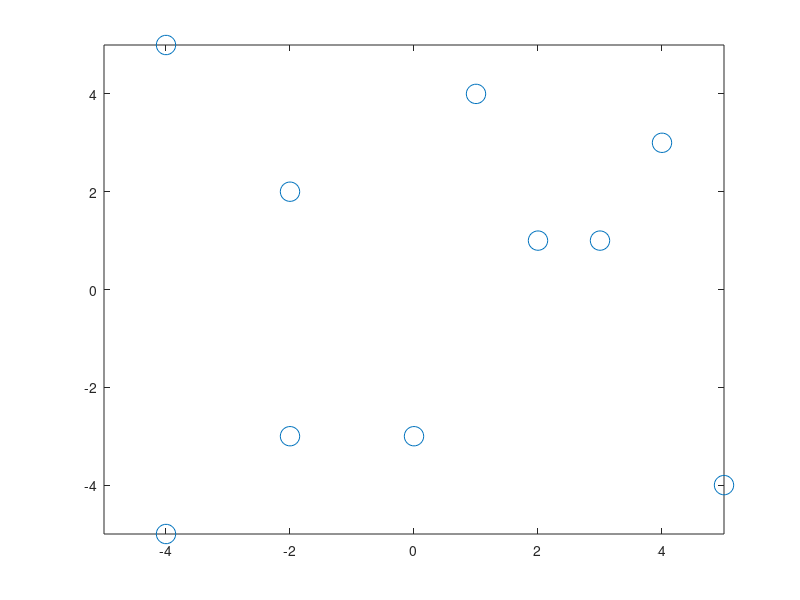
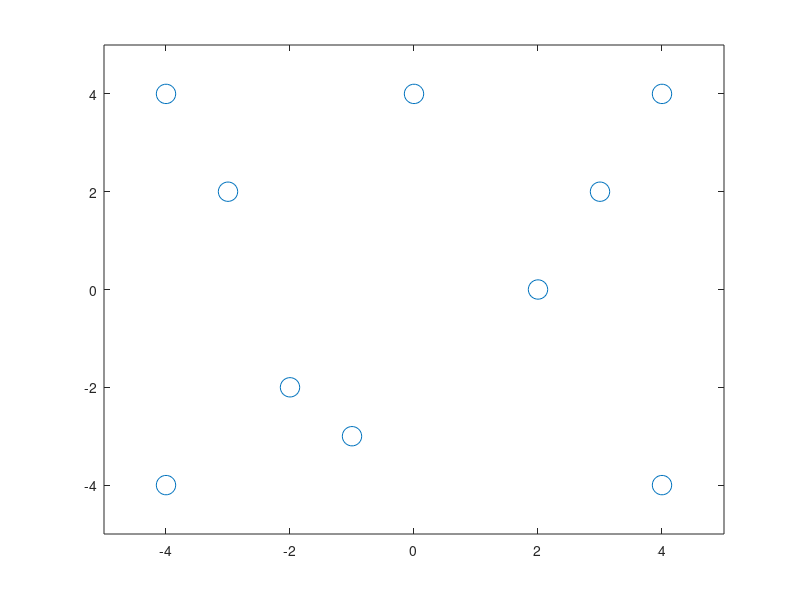
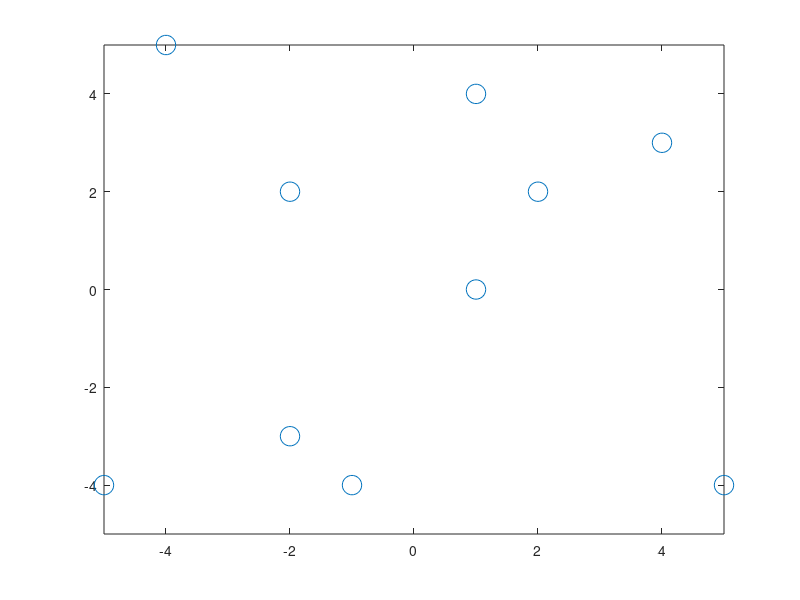
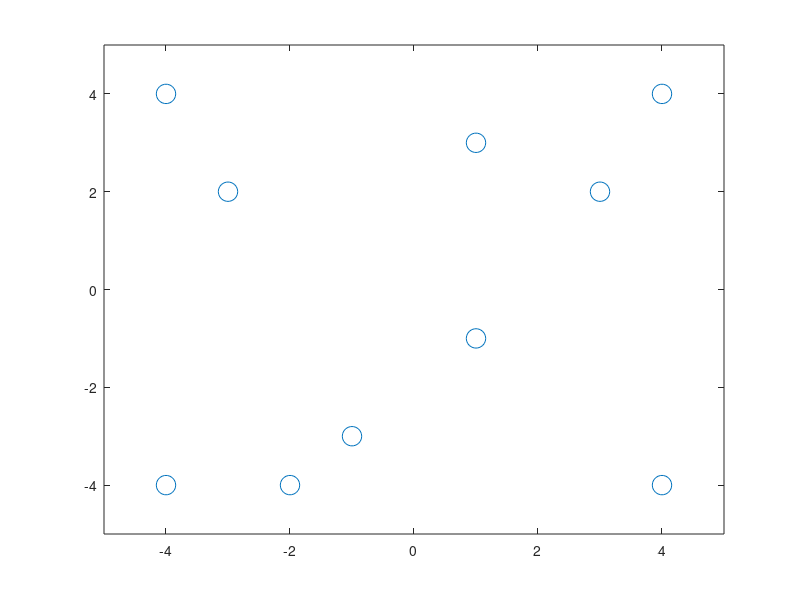

These figures' MATLAB source, in order:
% Se intetara introducir movimiento a la particula mediante la introduccion de 
% la variable de t (tiempo)
clear
clc
l=5; % Distancia de eje
p=1; % Resolucion 
n=10; % Numero de particulas
d=2; % Dimension
nm=10; % Numero de movimientos que realizara la particula.

k=(2*l/p)+1; % Posiciones permitidas

m=round(unifrnd(1,k,n,d)); % Matriz aleatoria de n particulas con d dimensiones 
                          % redondeada

for i=1:n
  for j=1:d
  dist(i,j)=(m(i,j)-1)*p+(-l); % Asigna la posicion en funcion de p
  end                              
end

posicion_original=dist

for w=1:nm % Repite el numero de movimientos deseado.

  z=[];
    
  for i=1:n
      x=zeros(1,d);
      b=randi([1,d],1,1); % Selecciona aleatoriamente una dimension a modificar.
      x(1,b)=randi([0,1]); % Subprograma que aleatoriamete elige valor positivo o 
      if x(1,b)>0          % negativo a modificar.
          x(1,b)=1;
      else
          x(1,b)=-1;
      end 
  z=[z;x]; % Matriz aleatoria de unos y ceros.
  end

  dist;
  mov=dist+z;

  for i=1:n % Rebotar la particula que se encuentra en el limite permitido.
      for j=1:d 
          comp=l-abs(mov(i,j));
          if mov(i,j)<0
              nop=-1;
          else
              nop=1;
          end
          if comp<0
              comp=comp+l;
              mov(i,j)=nop*comp;
          end
      end
  end

  plot(mov(:,1),mov(:,2),'o','markersize',14); % Intentar generalizar a n dim
  xlim([-l,l]);
  ylim([-l,l]);
  
  saveas(gcf,strcat('figura',num2str(w),'.jpg'))
  dist=mov

end






  